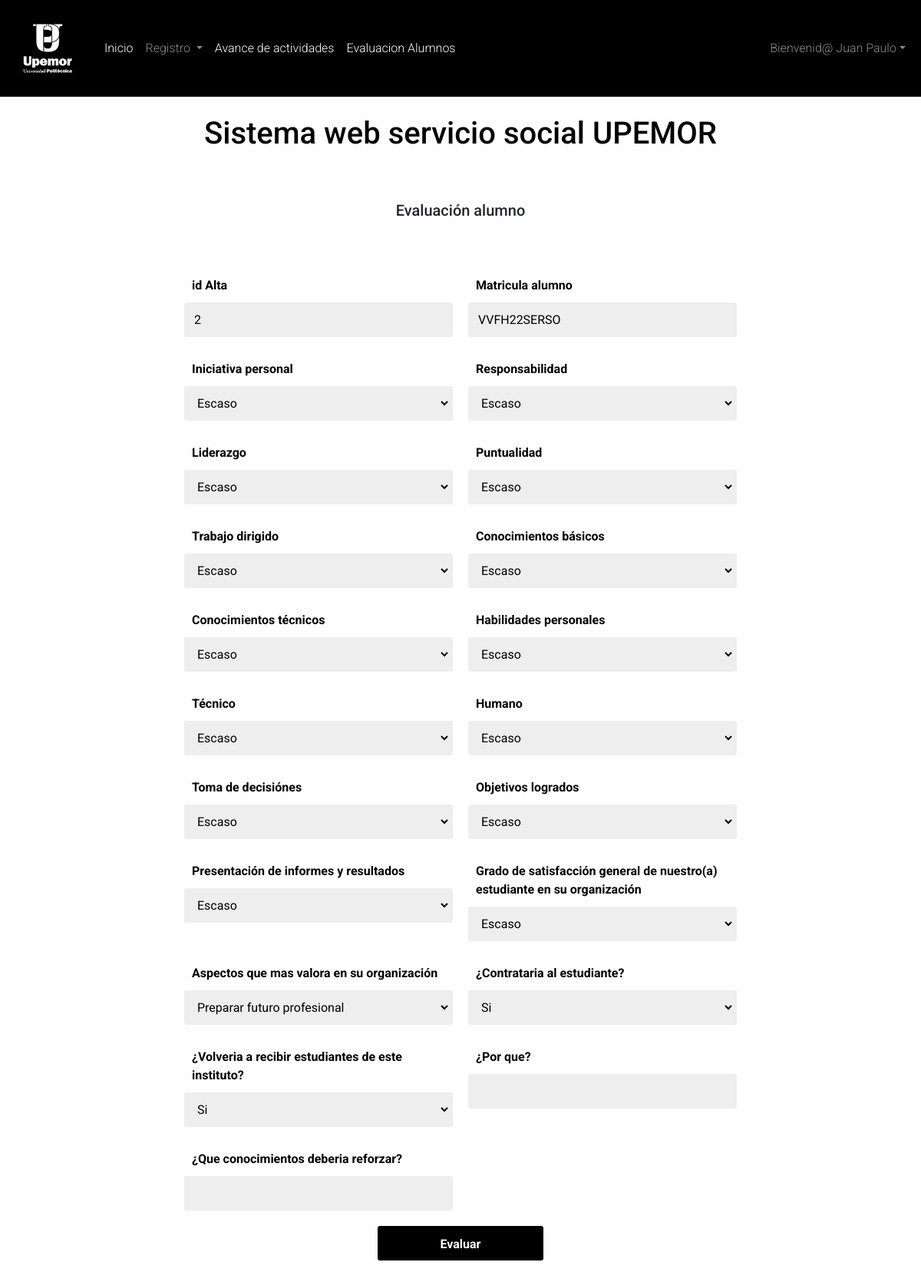
Page /vista/evaluarAlumno.php?id=VVFH22SERSO (signed in) on the committed database.
### tables this page shows
CREATE TABLE `imagenes` (
  `idImg` int(11) NOT NULL AUTO_INCREMENT,
  `descripcion` varchar(50) DEFAULT NULL,
  `lugarImg` varchar(30) DEFAULT NULL,
  `estado` tinyint(4) DEFAULT NULL,
  `foto` varchar(200) DEFAULT NULL,
  PRIMARY KEY (`idImg`)
);

CREATE TABLE `altalumno` (
  `idAlta` int(11) NOT NULL AUTO_INCREMENT,
  `matriculaProfesor` varchar(50) DEFAULT NULL,
  `matriculaAlumno` varchar(50) DEFAULT NULL,
  `estadoliberacion` int(11) DEFAULT NULL,
  PRIMARY KEY (`idAlta`),
  KEY `matriculaProfesor` (`matriculaProfesor`),
  KEY `matriculaAlumno` (`matriculaAlumno`),
  CONSTRAINT `altalumno_ibfk_1` FOREIGN KEY (`matriculaProfesor`) REFERENCES `profesores` (`matriculaProfesor`),
  CONSTRAINT `altalumno_ibfk_2` FOREIGN KEY (`matriculaAlumno`) REFERENCES `alumnos` (`matriculaAlumno`) ON DELETE SET NULL ON UPDATE CASCADE
);

CREATE TABLE `alumnos` (
  `matriculaAlumno` varchar(50) NOT NULL,
  `nombreAlumno` varchar(50) DEFAULT NULL,
  `apellidoPpaterno` varchar(30) DEFAULT NULL,
  `apellidoMaterno` varchar(30) DEFAULT NULL,
  `correAlumno` varchar(50) DEFAULT NULL,
  `passwordAlumno` varchar(100) DEFAULT NULL,
  `fechaInicio` date DEFAULT NULL,
  `fechaFin` date DEFAULT NULL,
  `telefonoAlumno` varchar(50) DEFAULT NULL,
  `genero` varchar(10) DEFAULT NULL,
  `proceso` varchar(50) DEFAULT NULL,
  `idPrograma` int(11) DEFAULT NULL,
  `cuatrimestre` int(11) DEFAULT NULL,
  `grupo` varchar(1) DEFAULT NULL,
  `generacion` varchar(50) DEFAULT NULL,
  `rol` int(11) DEFAULT NULL,
  PRIMARY KEY (`matriculaAlumno`),
  KEY `idPrograma` (`idPrograma`),
  CONSTRAINT `alumnos_ibfk_1` FOREIGN KEY (`idPrograma`) REFERENCES `programaeducativo` (`idPrograma`)
);

### vista/evaluarAlumno.php (the view, shortened to what this page needs)
<!doctype html>
<?php
  require("../conexion/connect_db.php");
  $resultAll = mysqli_query($mysqli," SELECT foto FROM imagenes WHERE estado = '1' && lugarImg = 'Logotipo' ORDER BY idImg DESC LIMIT 1; ");
  $rowData = mysqli_fetch_array($resultAll);
  if(isset($_GET['id'])){
    $id=$_GET['id'];
    $sql="SELECT * FROM altalumno INNER JOIN alumnos ON alumnos.matriculaAlumno = altalumno.matriculaAlumno WHERE alumnos.matriculaAlumno='$id'";
    $query=mysqli_query($mysqli,$sql);
    $row=mysqli_fetch_array($query);
  }
?>
<html lang="en">
  <head>
    <link href="https://cdn.jsdelivr.net/npm/bootstrap@5.0.2/dist/css/bootstrap.min.css" rel="stylesheet">
    <link rel="stylesheet" href="../vista/style/estilos.css" />
  </head>
  <body class="">
    <nav class="navbar navbar-expand-lg navbar navbar-dark bg-dark">
      <div class="container-fluid">
        <a class="navbar-brand" href="#">
          <img src="<?php echo $rowData['foto']; ?>" alt="logo" width="100">
        </a>
        <div class="collapse navbar-collapse" id="navbarSupportedContent">
          <ul class="navbar-nav me-auto mb-2 mb-lg-0">
            <li class="nav-item">
              <a class="nav-link active" aria-current="page" href="../vista/indexDocente.php">Inicio</a>
            </li>
            <li class="nav-item dropdown">
              <a class="nav-link dropdown-toggle" href="#" id="navbarDropdown" role="button" data-bs-toggle="dropdown" aria-expanded="false">
                Registro
              </a>
            </li>
            <li class="nav-item">
              <a class="nav-link active" aria-current="page" href="../vista/avanceActividades.php">Avance de actividades</a>
            </li>
            <li class="nav-item">
              <a class="nav-link active" aria-current="page" href="../control/evaluacionAlumno.php">Evaluacion Alumnos</a>
            </li>
            </ul>
          <ul class="navbar-nav">
              <li class="nav-item dropdown">
              <a class="nav-link dropdown-toggle" href="#" id="navbarDropdown" role="button" data-bs-toggle="dropdown" aria-expanded="false">Bienvenid@ <?php echo $_SESSION['nombreProfesor'] ?></a>
        </div>
      </div>
    </nav>
    <h1 class="font-weight-bold mb-4 text-center p-4">Sistema web servicio social UPEMOR</h1>
    <h5 class="text-dark text-center p-3">Evaluación alumno</h5>
    <main>
    <form class="formulario" id="formulario" method="post" action="../control/agregaEvaluarAlumno.php">
      <div class="formulario__grupo" id="grupo__idAlta">
        <label for="idAlta" class="formulario__label">id Alta</label>
        <div class="formulario__grupo-input">
          <input type="text" class="formulario__input" name="idAlta" id="idAlta" value="<?php echo $row['idAlta']  ?>">
        </div>
      </div>
      <div class="formulario__grupo" id="grupo__matriculaAlumno">
        <label for="matriculaAlumno" class="formulario__label">Matricula alumno</label>
        <div class="formulario__grupo-input">
          <input type="text" class="formulario__input" name="matriculaAlumno" id="matriculaAlumno" value="<?php echo $row['matriculaAlumno']  ?>">
        </div>
      </div>
      <div class="formulario_grupo" id="grupo_ev1">
        <label for="ev1" class="formulario__label">Iniciativa personal</label>
        <div class="formulario__grupo-input">
                    <select name="ev1" class="formulario__input" id="ev1">
                        <option value="6" selected>Escaso</option>
                    </select>
        </div>
      </div>
      <div class="formulario_grupo" id="grupo_ev2">
        <label for="ev2" class="formulario__label">Responsabilidad</label>
        <div class="formulario__grupo-input">
                    <select name="ev2" class="formulario__input" id="ev2">
                        <option value="6" selected>Escaso</option>
                    </select>
        </div>
      </div>
      <div class="formulario_grupo" id="grupo_ev3">
        <label for="ev3" class="formulario__label">Liderazgo</label>
        <div class="formulario__grupo-input">
                    <select name="ev3" class="formulario__input" id="ev3">
                        <option value="6" selected>Escaso</option>
                    </select>
        </div>
      </div>
      <div class="formulario_grupo" id="grupo_ev4">
        <label for="ev4" class="formulario__label">Puntualidad</label>
        <div class="formulario__grupo-input">
                    <select name="ev4" class="formulario__input" id="ev4">
                        <option value="6" selected>Escaso</option>
                    </select>
        </div>
      </div>
      <div class="formulario_grupo" id="grupo_ev5">
        <label for="ev5" class="formulario__label">Trabajo dirigido</label>
        <div class="formulario__grupo-input">
                    <select name="ev5" class="formulario__input" id="ev5">
                        <option value="6" selected>Escaso</option>
                    </select>
        </div>
      </div>
      <div class="formulario_grupo" id="grupo_ev6">
        <label for="ev6" class="formulario__label">Conocimientos básicos</label>
        <div class="formulario__grupo-input">
                    <select name="ev6" class="formulario__input" id="ev6">
                        <option value="6" selected>Escaso</option>
                    </select>
        </div>
      </div>
      <div class="formulario_grupo" id="grupo_ev7">
        <label for="ev7" class="formulario__label">Conocimientos técnicos</label>
        <div class="formulario__grupo-input">
                    <select name="ev7" class="formulario__input" id="ev7">
                        <option value="6" selected>Escaso</option>
                    </select>
        </div>
      </div>
      <div class="formulario_grupo" id="grupo_ev8">
        <label for="ev8" class="formulario__label">Habilidades personales</label>
        <div class="formulario__grupo-input">
                    <select name="ev8" class="formulario__input" id="ev8">
                        <option value="6" selected>Escaso</option>
                    </select>
        </div>
      </div>
      <div class="formulario_grupo" id="grupo_ev9">
        <label for="ev9" class="formulario__label">Técnico</label>
        <div class="formulario__grupo-input">
                    <select name="ev9" class="formulario__input" id="ev9">
                        <option value="6" selected>Escaso</option>
                    </select>
        </div>
      </div>
      <div class="formulario_grupo" id="grupo_ev10">
        <label for="ev10" class="formulario__label">Humano</label>
        <div class="formulario__grupo-input">
                    <select name="ev10" class="formulario__input" id="ev10">
                        <option value="6" selected>Escaso</option>
                    </select>
        </div>
      </div>
      <div class="formulario_grupo" id="grupo_ev11">
        <label for="ev11" class="formulario__label">Toma de decisiónes</label>
        <div class="formulario__grupo-input">
                    <select name="ev11" class="formulario__input" id="ev11">
                        <option value="6" selected>Escaso</option>
                    </select>
        </div>
      </div>
      <div class="formulario_grupo" id="grupo_ev12">
        <label for="ev12" class="formulario__label">Objetivos logrados</label>
        <div class="formulario__grupo-input">
                    <select name="ev12" class="formulario__input" id="ev12">
                        <option value="6" selected>Escaso</option>
                    </select>
        </div>
      </div>
      <div class="formulario_grupo" id="grupo_ev13">
        <label for="ev13" class="formulario__label">Presentación de informes y resultados</label>
        <div class="formulario__grupo-input">
                    <select name="ev13" class="formulario__input" id="ev13">
                        <option value="6" selected>Escaso</option>
                    </select>
        </div>
      </div>
      <div class="formulario_grupo" id="grupo_ev14">
        <label for="ev14" class="formulario__label">Grado de satisfacción general de nuestro(a) estudiante en su organización </label>
        <div class="formulario__grupo-input">
                    <select name="ev14" class="formulario__input" id="ev14">
                        <option value="6" selected>Escaso</option>
                    </select>
        </div>
      </div>
      <div class="formulario_grupo" id="grupo_ev15">
        <label for="ev15" class="formulario__label">Aspectos que mas valora en su organización</label>
        <div class="formulario__grupo-input">
                    <select name="ev15" class="formulario__input" id="ev15">
                        <option value="Preparar futuro profesional" selected>Preparar futuro profesional</option>
                    </select>
        </div>
      </div>
      <div class="formulario_grupo" id="grupo_ev16">
        <label for="ev16" class="formulario__label">¿Contrataria al estudiante?</label>
        <div class="formulario__grupo-input">
                    <select name="ev16" class="formulario__input" id="ev16">
                        <option value="Si" selected>Si</option>
                    </select>
        </div>
      </div>
      <div class="formulario_grupo" id="grupo_ev17">
        <label for="ev17" class="formulario__label">¿Volveria a recibir estudiantes de este instituto?</label>
        <div class="formulario__grupo-input">
                    <select name="ev17" class="formulario__input" id="ev17">
                        <option value="Si" selected>Si</option>
                    </select>
        </div>
      </div>
      <div class="formulario__grupo" id="grupo__ev18">
        <label for="ev18" class="formulario__label">¿Por que?</label>
        <div class="formulario__grupo-input">
          <input type="text" class="formulario__input" name="ev18" id="ev18" >
        </div>
      </div>
      <div class="formulario__grupo" id="grupo__ev19">
        <label for="ev19" class="formulario__label">¿Que conocimientos deberia reforzar?</label>
        <div class="formulario__grupo-input">
          <input type="text" class="formulario__input" name="ev19" id="ev19" >
        </div>
      </div>
      <div class="formulario__grupo formulario__grupo-btn-enviar">
        <button type="submit" class="formulario__btn">Evaluar</button>
      </div>
    </form>
  </main>
  </body>
</html>

### vista/style/estilos.css (style rules this page uses)
:root { --dark: #000000; --dark-x: #1e2126; }
body { font-family: 'Roboto', sans-serif; font-weight: 300; color: var(--light); }
.bg-dark { background-color: var(--dark) !important; }
* { box-sizing: border-box; }
main { max-width: 800px; width: 90%; margin: auto; padding: 40px; }
.formulario { display: grid; grid-template-columns: 1fr 1fr; gap: 20px; }
.formulario__label { display: block; font-weight: 700; padding: 10px; cursor: pointer; }
.formulario__grupo-input { position: relative; }
.formulario__input { width: 100%; background: #eee; border: 3px solid transparent; border-radius: 3px; height: 45px; line-height: 45px; padding: 0 40px 0 10px; transition: .3s ease all; }
.formulario__grupo-terminos, .formulario__mensaje, .formulario__grupo-btn-enviar { grid-column: span 2; }
.formulario__grupo-btn-enviar { display: flex; flex-direction: column; align-items: center; }
.formulario__btn { height: 45px; line-height: 45px; width: 30%; background: #000; color: #fff; font-weight: bold; border: none; border-radius: 3px; cursor: pointer; transition: .1s ease all; }

### rows in the picture
imagenes: foto (picture)
altalumno: idAlta "2", matriculaAlumno "VVFH22SERSO"

### other values in the picture
$_SESSION['nombreProfesor'] "Juan Paulo"
